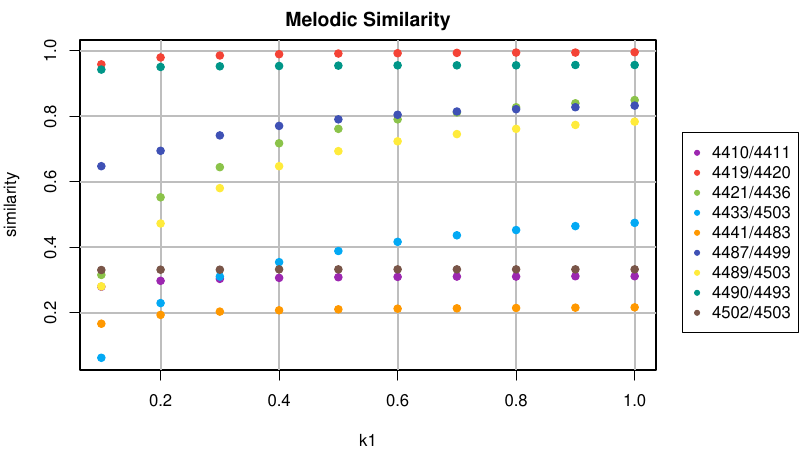

The R source for this figure:
library("plot3D")

pairs <- c(0:9)
ids <- c("4410/4411", 
         "4419/4420", 
         "4421/4436", 
         "4433/4503", 
         "4441/4483", 
         "4487/4499", 
         "4489/4503", 
         "4490/4493", 
         "4502/4503")
colors <- c("#9C27B0", "#F44336", "#8BC34A", "#03A9F4", "#FF9800", "#3F51B5", "#FFEB3B", "#009688", "#795548")

ms <- read.csv("k/ms.csv", header=TRUE, sep=";", dec=",")

# Scatterplot for ms
pdf("k_ms.pdf", width = 8, height = 4.5)
par(mar=c(4,4,2,7.2), xpd=FALSE, oma=c(0,0,0,0))
scatter2D(ms$k1, ms$similarity,
          colkey=FALSE, colvar=ms$pair, col=colors,
          main="Melodic Similarity", xlab="k1", ylab="similarity",
          bty="b2", pch=20, cex=1.5)
par(xpd=TRUE)
legend(1.08, 0.75, ids, col=colors, pch=20, ncol=1)
dev.off()
